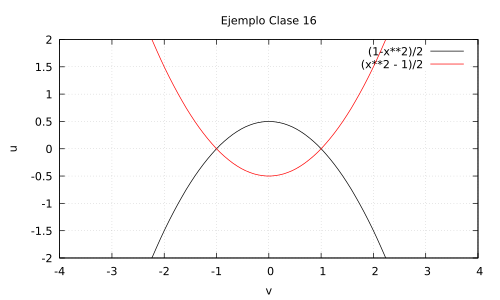

Recreate this plot in gnuplot.
# Creando las gráficas de la clase 16 en Gnuplot
# Se toman las ecuaciones paramétricas en contradas en el plano v-u
set terminal pdf
set output "Parabolas.pdf"
set title "Ejemplo Clase 16"
set grid
set zeroaxis
set autoscale
set xrange [-4:4]
set yrange [-2:2]
set xlabel "v"
set ylabel "u"


## Ploteando las ecuaciones (estan respecto de x pero se sabe que es v)
plot [-4:4] (1-x**2)/2 lc black, (x**2 - 1)/2 lc "red"

show plot
